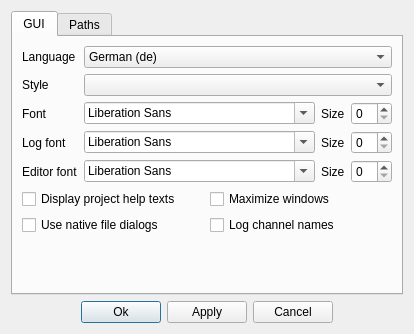
<?xml version="1.0" encoding="UTF-8"?>
<ui version="4.0">
 <class>PreferencesDialog</class>
 <widget class="QDialog" name="PreferencesDialog">
  <property name="geometry">
   <rect>
    <x>0</x>
    <y>0</y>
    <width>407</width>
    <height>334</height>
   </rect>
  </property>
  <property name="windowTitle">
   <string>Preferences</string>
  </property>
  <layout class="QGridLayout" name="gridLayout">
   <item row="1" column="0">
    <layout class="QHBoxLayout" name="horizontalLayout">
     <item>
      <spacer name="horizontalSpacer_2">
       <property name="orientation">
        <enum>Qt::Horizontal</enum>
       </property>
       <property name="sizeHint" stdset="0">
        <size>
         <width>40</width>
         <height>20</height>
        </size>
       </property>
      </spacer>
     </item>
     <item>
      <widget class="QPushButton" name="pushButtonOk">
       <property name="text">
        <string>Ok</string>
       </property>
      </widget>
     </item>
     <item>
      <widget class="QPushButton" name="pushButtonApply">
       <property name="text">
        <string>Apply</string>
       </property>
      </widget>
     </item>
     <item>
      <widget class="QPushButton" name="pushButtonCancel">
       <property name="text">
        <string>Cancel</string>
       </property>
      </widget>
     </item>
     <item>
      <spacer name="horizontalSpacer">
       <property name="orientation">
        <enum>Qt::Horizontal</enum>
       </property>
       <property name="sizeHint" stdset="0">
        <size>
         <width>40</width>
         <height>20</height>
        </size>
       </property>
      </spacer>
     </item>
    </layout>
   </item>
   <item row="0" column="0">
    <widget class="QTabWidget" name="tabWidget">
     <property name="currentIndex">
      <number>0</number>
     </property>
     <widget class="QWidget" name="tabGUI">
      <attribute name="title">
       <string>GUI</string>
      </attribute>
      <layout class="QGridLayout" name="gridLayoutTabGUI" columnstretch="0,1,0,0">
       <item row="0" column="0">
        <widget class="QLabel" name="labelLanguage">
         <property name="text">
          <string>Language</string>
         </property>
        </widget>
       </item>
       <item row="0" column="1" colspan="3">
        <widget class="QComboBox" name="comboBoxLanguage">
         <property name="toolTip">
          <string>Select the GUI language (requires a restart to take effect!)</string>
         </property>
         <property name="currentIndex">
          <number>0</number>
         </property>
         <item>
          <property name="text">
           <string>German (de)</string>
          </property>
         </item>
         <item>
          <property name="text">
           <string>Spanish (es)</string>
          </property>
         </item>
         <item>
          <property name="text">
           <string>Greek (el)</string>
          </property>
         </item>
         <item>
          <property name="text">
           <string>French (fr)</string>
          </property>
         </item>
         <item>
          <property name="text">
           <string>Italian (it)</string>
          </property>
         </item>
         <item>
          <property name="text">
           <string>Polish (pl)</string>
          </property>
         </item>
         <item>
          <property name="text">
           <string>Portuguese (pt)</string>
          </property>
         </item>
         <item>
          <property name="text">
           <string>Brazilian Portuguese (pt_BR)</string>
          </property>
         </item>
         <item>
          <property name="text">
           <string>Romanian (ro)</string>
          </property>
         </item>
         <item>
          <property name="text">
           <string>Swedish (sv)</string>
          </property>
         </item>
         <item>
          <property name="text">
           <string>American English (us)</string>
          </property>
         </item>
        </widget>
       </item>
       <item row="1" column="0">
        <widget class="QLabel" name="labelStyle">
         <property name="sizePolicy">
          <sizepolicy hsizetype="Fixed" vsizetype="Preferred">
           <horstretch>0</horstretch>
           <verstretch>0</verstretch>
          </sizepolicy>
         </property>
         <property name="text">
          <string>Style</string>
         </property>
        </widget>
       </item>
       <item row="1" column="1" colspan="3">
        <widget class="QComboBox" name="comboBoxStyle">
         <property name="toolTip">
          <string>Select the GUI style</string>
         </property>
        </widget>
       </item>
       <item row="2" column="0">
        <widget class="QLabel" name="labelAppFont">
         <property name="sizePolicy">
          <sizepolicy hsizetype="Fixed" vsizetype="Preferred">
           <horstretch>0</horstretch>
           <verstretch>0</verstretch>
          </sizepolicy>
         </property>
         <property name="text">
          <string>Font</string>
         </property>
        </widget>
       </item>
       <item row="6" column="0" colspan="4">
        <spacer name="verticalSpacerGUI">
         <property name="orientation">
          <enum>Qt::Vertical</enum>
         </property>
         <property name="sizeHint" stdset="0">
          <size>
           <width>331</width>
           <height>0</height>
          </size>
         </property>
        </spacer>
       </item>
       <item row="2" column="1">
        <widget class="QFontComboBox" name="fontComboBoxAppFont">
         <property name="toolTip">
          <string>Application font</string>
         </property>
        </widget>
       </item>
       <item row="2" column="2">
        <widget class="QLabel" name="labelAppFontSize">
         <property name="sizePolicy">
          <sizepolicy hsizetype="Fixed" vsizetype="Preferred">
           <horstretch>0</horstretch>
           <verstretch>0</verstretch>
          </sizepolicy>
         </property>
         <property name="text">
          <string>Size</string>
         </property>
        </widget>
       </item>
       <item row="2" column="3">
        <widget class="QSpinBox" name="spinBoxAppFontSize">
         <property name="toolTip">
          <string>Application font size</string>
         </property>
        </widget>
       </item>
       <item row="3" column="0">
        <widget class="QLabel" name="labelLogFont">
         <property name="sizePolicy">
          <sizepolicy hsizetype="Fixed" vsizetype="Preferred">
           <horstretch>0</horstretch>
           <verstretch>0</verstretch>
          </sizepolicy>
         </property>
         <property name="text">
          <string>Log font</string>
         </property>
        </widget>
       </item>
       <item row="3" column="1">
        <widget class="QFontComboBox" name="fontComboBoxLogFont">
         <property name="toolTip">
          <string>Log font</string>
         </property>
        </widget>
       </item>
       <item row="3" column="2">
        <widget class="QLabel" name="labelLogFontSize">
         <property name="sizePolicy">
          <sizepolicy hsizetype="Fixed" vsizetype="Preferred">
           <horstretch>0</horstretch>
           <verstretch>0</verstretch>
          </sizepolicy>
         </property>
         <property name="text">
          <string>Size</string>
         </property>
        </widget>
       </item>
       <item row="3" column="3">
        <widget class="QSpinBox" name="spinBoxLogFontSize">
         <property name="toolTip">
          <string>Log font size</string>
         </property>
        </widget>
       </item>
       <item row="5" column="0" colspan="4">
        <layout class="QGridLayout" name="gridLayoutGuiFlags">
         <item row="0" column="1">
          <widget class="QCheckBox" name="checkBoxMaximizeWindows">
           <property name="toolTip">
            <string>Maximize new project or script windows</string>
           </property>
           <property name="text">
            <string>Maximize windows</string>
           </property>
          </widget>
         </item>
         <item row="0" column="0">
          <widget class="QCheckBox" name="checkBoxShowProjectHelp">
           <property name="toolTip">
            <string>Make sure project help texts are shown</string>
           </property>
           <property name="text">
            <string>Display project help texts</string>
           </property>
          </widget>
         </item>
         <item row="1" column="0">
          <widget class="QCheckBox" name="checkBoxNativeFileDialogs">
           <property name="toolTip">
            <string>Use the platform's native file dialogs or the Qt built-in ones</string>
           </property>
           <property name="text">
            <string>Use native file dialogs</string>
           </property>
          </widget>
         </item>
         <item row="1" column="1">
          <widget class="QCheckBox" name="checkBoxLogChannelNames">
           <property name="toolTip">
            <string>Include the names of the I/O channels (stdout / stderr) when logging CHDMAN output</string>
           </property>
           <property name="text">
            <string>Log channel names</string>
           </property>
          </widget>
         </item>
        </layout>
       </item>
       <item row="4" column="0">
        <widget class="QLabel" name="labelEditorFont">
         <property name="sizePolicy">
          <sizepolicy hsizetype="Fixed" vsizetype="Preferred">
           <horstretch>0</horstretch>
           <verstretch>0</verstretch>
          </sizepolicy>
         </property>
         <property name="text">
          <string>Editor font</string>
         </property>
        </widget>
       </item>
       <item row="4" column="1">
        <widget class="QFontComboBox" name="fontComboBoxEditorFont">
         <property name="toolTip">
          <string>Editor font</string>
         </property>
        </widget>
       </item>
       <item row="4" column="2">
        <widget class="QLabel" name="labelEditorFontSize">
         <property name="sizePolicy">
          <sizepolicy hsizetype="Fixed" vsizetype="Preferred">
           <horstretch>0</horstretch>
           <verstretch>0</verstretch>
          </sizepolicy>
         </property>
         <property name="text">
          <string>Size</string>
         </property>
        </widget>
       </item>
       <item row="4" column="3">
        <widget class="QSpinBox" name="spinBoxEditorFontSize">
         <property name="toolTip">
          <string>Editor font size</string>
         </property>
        </widget>
       </item>
      </layout>
     </widget>
     <widget class="QWidget" name="tabPaths">
      <attribute name="title">
       <string>Paths</string>
      </attribute>
      <layout class="QGridLayout" name="gridLayoutTabPaths">
       <item row="1" column="0">
        <widget class="QLabel" name="labelChdmanBinary">
         <property name="text">
          <string>CHDMAN binary</string>
         </property>
        </widget>
       </item>
       <item row="1" column="2">
        <widget class="QLineEdit" name="lineEditChdmanBinary">
         <property name="sizePolicy">
          <sizepolicy hsizetype="Expanding" vsizetype="Minimum">
           <horstretch>0</horstretch>
           <verstretch>0</verstretch>
          </sizepolicy>
         </property>
         <property name="toolTip">
          <string>Path to the CHDMAN binary</string>
         </property>
        </widget>
       </item>
       <item row="1" column="3">
        <widget class="QToolButton" name="toolButtonBrowseChdmanBinary">
         <property name="sizePolicy">
          <sizepolicy hsizetype="Fixed" vsizetype="Minimum">
           <horstretch>0</horstretch>
           <verstretch>0</verstretch>
          </sizepolicy>
         </property>
         <property name="icon">
          <iconset resource="qchdman.qrc">
           <normaloff>:/images/fileopen.png</normaloff>:/images/fileopen.png</iconset>
         </property>
        </widget>
       </item>
       <item row="7" column="0" colspan="4">
        <spacer name="verticalSpacerPaths">
         <property name="orientation">
          <enum>Qt::Vertical</enum>
         </property>
         <property name="sizeHint" stdset="0">
          <size>
           <width>20</width>
           <height>0</height>
          </size>
         </property>
        </spacer>
       </item>
       <item row="0" column="0" colspan="4">
        <widget class="QLabel" name="labelBinaryPaths">
         <property name="text">
          <string>&lt;b&gt;Paths to program binaries&lt;/b&gt;</string>
         </property>
        </widget>
       </item>
       <item row="2" column="0" colspan="4">
        <widget class="QLabel" name="labelPreferredPaths">
         <property name="text">
          <string>&lt;b&gt;Preferred folders for input &amp;amp; output files&lt;/b&gt;</string>
         </property>
        </widget>
       </item>
       <item row="6" column="2">
        <widget class="QLineEdit" name="lineEditPreferredOutputPath">
         <property name="sizePolicy">
          <sizepolicy hsizetype="Expanding" vsizetype="Minimum">
           <horstretch>0</horstretch>
           <verstretch>0</verstretch>
          </sizepolicy>
         </property>
         <property name="toolTip">
          <string>Preferred folder to use for non-CHD output files</string>
         </property>
        </widget>
       </item>
       <item row="5" column="2">
        <widget class="QLineEdit" name="lineEditPreferredCHDOutputPath">
         <property name="sizePolicy">
          <sizepolicy hsizetype="Expanding" vsizetype="Minimum">
           <horstretch>0</horstretch>
           <verstretch>0</verstretch>
          </sizepolicy>
         </property>
         <property name="toolTip">
          <string>Preferred folder to use for CHD output files</string>
         </property>
        </widget>
       </item>
       <item row="4" column="2">
        <widget class="QLineEdit" name="lineEditPreferredInputPath">
         <property name="sizePolicy">
          <sizepolicy hsizetype="Expanding" vsizetype="Minimum">
           <horstretch>0</horstretch>
           <verstretch>0</verstretch>
          </sizepolicy>
         </property>
         <property name="toolTip">
          <string>Preferred folder to search for non-CHD input files</string>
         </property>
        </widget>
       </item>
       <item row="3" column="2">
        <widget class="QLineEdit" name="lineEditPreferredCHDInputPath">
         <property name="sizePolicy">
          <sizepolicy hsizetype="Expanding" vsizetype="Minimum">
           <horstretch>0</horstretch>
           <verstretch>0</verstretch>
          </sizepolicy>
         </property>
         <property name="toolTip">
          <string>Preferred folder to search for CHD input files</string>
         </property>
        </widget>
       </item>
       <item row="3" column="3">
        <widget class="QToolButton" name="toolButtonBrowsePreferredCHDInputPath">
         <property name="sizePolicy">
          <sizepolicy hsizetype="Fixed" vsizetype="Minimum">
           <horstretch>0</horstretch>
           <verstretch>0</verstretch>
          </sizepolicy>
         </property>
         <property name="icon">
          <iconset resource="qchdman.qrc">
           <normaloff>:/images/fileopen.png</normaloff>:/images/fileopen.png</iconset>
         </property>
        </widget>
       </item>
       <item row="4" column="3">
        <widget class="QToolButton" name="toolButtonBrowsePreferredInputPath">
         <property name="sizePolicy">
          <sizepolicy hsizetype="Fixed" vsizetype="Minimum">
           <horstretch>0</horstretch>
           <verstretch>0</verstretch>
          </sizepolicy>
         </property>
         <property name="icon">
          <iconset resource="qchdman.qrc">
           <normaloff>:/images/fileopen.png</normaloff>:/images/fileopen.png</iconset>
         </property>
        </widget>
       </item>
       <item row="5" column="3">
        <widget class="QToolButton" name="toolButtonBrowsePreferredCHDOutputPath">
         <property name="sizePolicy">
          <sizepolicy hsizetype="Fixed" vsizetype="Minimum">
           <horstretch>0</horstretch>
           <verstretch>0</verstretch>
          </sizepolicy>
         </property>
         <property name="icon">
          <iconset resource="qchdman.qrc">
           <normaloff>:/images/fileopen.png</normaloff>:/images/fileopen.png</iconset>
         </property>
        </widget>
       </item>
       <item row="6" column="3">
        <widget class="QToolButton" name="toolButtonBrowsePreferredOutputPath">
         <property name="sizePolicy">
          <sizepolicy hsizetype="Fixed" vsizetype="Minimum">
           <horstretch>0</horstretch>
           <verstretch>0</verstretch>
          </sizepolicy>
         </property>
         <property name="icon">
          <iconset resource="qchdman.qrc">
           <normaloff>:/images/fileopen.png</normaloff>:/images/fileopen.png</iconset>
         </property>
        </widget>
       </item>
       <item row="1" column="1">
        <widget class="QLabel" name="labelChdmanWarningPixmap">
         <property name="sizePolicy">
          <sizepolicy hsizetype="Fixed" vsizetype="Fixed">
           <horstretch>0</horstretch>
           <verstretch>0</verstretch>
          </sizepolicy>
         </property>
         <property name="maximumSize">
          <size>
           <width>16</width>
           <height>16</height>
          </size>
         </property>
         <property name="pixmap">
          <pixmap resource="qchdman.qrc">:/images/warning.png</pixmap>
         </property>
         <property name="scaledContents">
          <bool>true</bool>
         </property>
        </widget>
       </item>
       <item row="3" column="0" colspan="2">
        <widget class="QLabel" name="labelPreferredCHDInputPath">
         <property name="text">
          <string>CHD input</string>
         </property>
        </widget>
       </item>
       <item row="4" column="0" colspan="2">
        <widget class="QLabel" name="labelPreferredInputPath">
         <property name="text">
          <string>Non-CHD input</string>
         </property>
        </widget>
       </item>
       <item row="5" column="0" colspan="2">
        <widget class="QLabel" name="labelPreferredCHDOutputPath">
         <property name="text">
          <string>CHD output</string>
         </property>
        </widget>
       </item>
       <item row="6" column="0" colspan="2">
        <widget class="QLabel" name="labelPreferredOutputPath">
         <property name="text">
          <string>Non-CHD output</string>
         </property>
        </widget>
       </item>
      </layout>
     </widget>
    </widget>
   </item>
  </layout>
 </widget>
 <tabstops>
  <tabstop>tabWidget</tabstop>
  <tabstop>comboBoxLanguage</tabstop>
  <tabstop>comboBoxStyle</tabstop>
  <tabstop>fontComboBoxAppFont</tabstop>
  <tabstop>spinBoxAppFontSize</tabstop>
  <tabstop>fontComboBoxLogFont</tabstop>
  <tabstop>spinBoxLogFontSize</tabstop>
  <tabstop>fontComboBoxEditorFont</tabstop>
  <tabstop>spinBoxEditorFontSize</tabstop>
  <tabstop>checkBoxShowProjectHelp</tabstop>
  <tabstop>checkBoxMaximizeWindows</tabstop>
  <tabstop>checkBoxNativeFileDialogs</tabstop>
  <tabstop>checkBoxLogChannelNames</tabstop>
  <tabstop>lineEditChdmanBinary</tabstop>
  <tabstop>toolButtonBrowseChdmanBinary</tabstop>
  <tabstop>lineEditPreferredCHDInputPath</tabstop>
  <tabstop>toolButtonBrowsePreferredCHDInputPath</tabstop>
  <tabstop>lineEditPreferredInputPath</tabstop>
  <tabstop>toolButtonBrowsePreferredInputPath</tabstop>
  <tabstop>lineEditPreferredCHDOutputPath</tabstop>
  <tabstop>toolButtonBrowsePreferredCHDOutputPath</tabstop>
  <tabstop>lineEditPreferredOutputPath</tabstop>
  <tabstop>toolButtonBrowsePreferredOutputPath</tabstop>
  <tabstop>pushButtonOk</tabstop>
  <tabstop>pushButtonApply</tabstop>
  <tabstop>pushButtonCancel</tabstop>
 </tabstops>
 <resources>
  <include location="qchdman.qrc"/>
 </resources>
 <connections>
  <connection>
   <sender>pushButtonOk</sender>
   <signal>clicked()</signal>
   <receiver>PreferencesDialog</receiver>
   <slot>accept()</slot>
   <hints>
    <hint type="sourcelabel">
     <x>174</x>
     <y>294</y>
    </hint>
    <hint type="destinationlabel">
     <x>73</x>
     <y>278</y>
    </hint>
   </hints>
  </connection>
  <connection>
   <sender>pushButtonCancel</sender>
   <signal>clicked()</signal>
   <receiver>PreferencesDialog</receiver>
   <slot>reject()</slot>
   <hints>
    <hint type="sourcelabel">
     <x>297</x>
     <y>290</y>
    </hint>
    <hint type="destinationlabel">
     <x>350</x>
     <y>281</y>
    </hint>
   </hints>
  </connection>
 </connections>
</ui>
